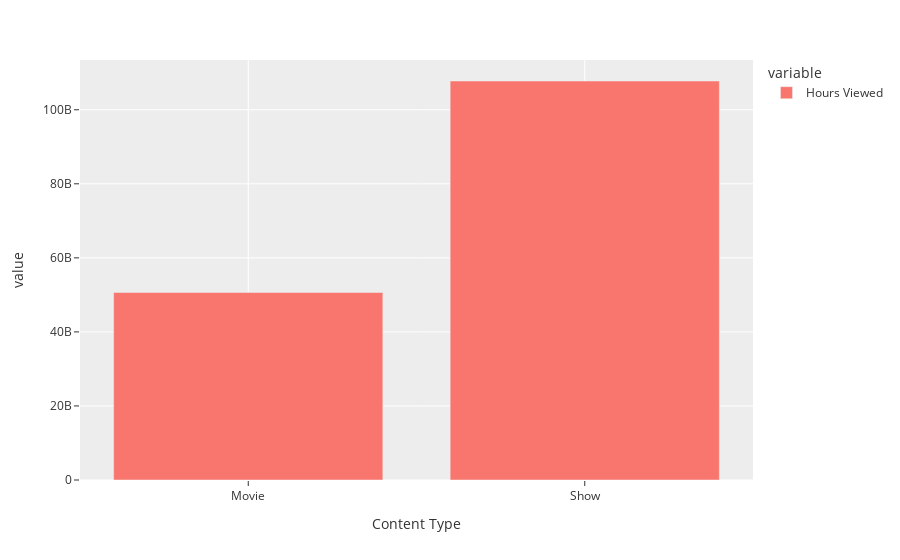
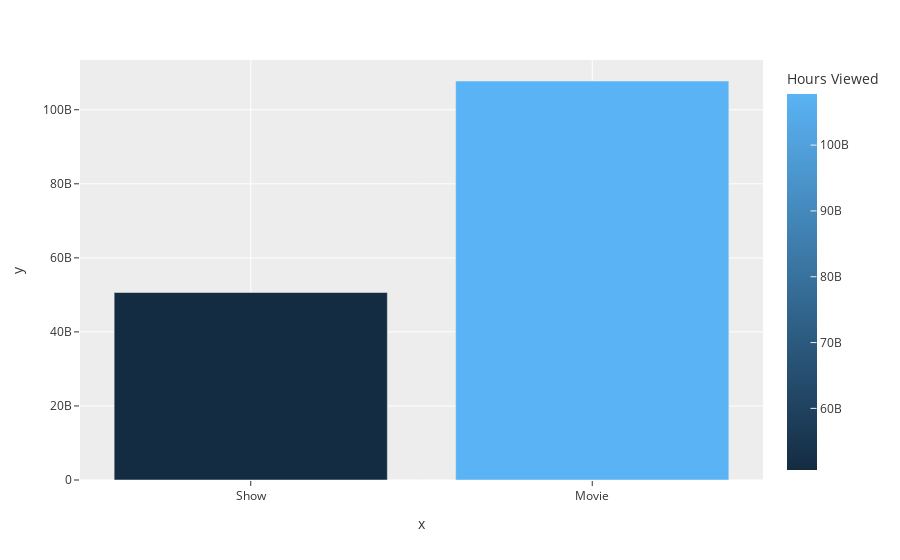

These figures' notebook cell, in order:
### Code cell
# Doing a simple bar graph with px

fig2 = px.bar(hourbytype, x=["Show", "Movie"], y = hourbytype.values, color='Hours Viewed' )
fig1 = px.bar(hbt)
fig1.show()
fig2.show()

### Figure 1 — Plotly figure (JSON) as saved in the notebook; plotly's stock layout.template omitted (floating-point values rounded to 4 significant figures)
{"data": [{"alignmentgroup": "True", "hovertemplate": "variable=Hours Viewed<br>Content Type=%{x}<br>value=%{y}<extra></extra>", "legendgroup": "Hours Viewed", "marker": {"color": "#F8766D", "pattern": {"shape": ""}}, "name": "Hours Viewed", "offsetgroup": "Hours Viewed", "orientation": "v", "showlegend": true, "textposition": "auto", "type": "bar", "x": ["Movie", "Show"], "xaxis": "x", "y": [50637800000, 107764100000], "yaxis": "y"}], "layout": {"autosize": true, "barmode": "relative", "legend": {"title": {"text": "variable"}, "tracegroupgap": 0}, "margin": {"t": 60}, "xaxis": {"anchor": "y", "autorange": true, "domain": [0, 1], "range": [-0.5, 1.5], "title": {"text": "Content Type"}, "type": "category"}, "yaxis": {"anchor": "x", "autorange": true, "domain": [0, 1], "range": [0, 113400000000.0], "title": {"text": "value"}, "type": "linear"}}}

### Figure 2 — Plotly figure (JSON) as saved in the notebook; plotly's stock layout.template omitted (floating-point values rounded to 4 significant figures)
{"data": [{"alignmentgroup": "True", "hovertemplate": "x=%{x}<br>y=%{y}<br>Hours Viewed=%{marker.color}<extra></extra>", "legendgroup": "", "marker": {"color": [50637800000, 107764100000], "coloraxis": "coloraxis", "pattern": {"shape": ""}}, "name": "", "offsetgroup": "", "orientation": "v", "showlegend": false, "textposition": "auto", "type": "bar", "x": ["Show", "Movie"], "xaxis": "x", "y": [50637800000, 107764100000], "yaxis": "y"}], "layout": {"autosize": true, "barmode": "relative", "coloraxis": {"colorbar": {"title": {"text": "Hours Viewed"}}, "colorscale": [[0, "rgb(20,44,66)"], [1, "rgb(90,179,244)"]]}, "legend": {"tracegroupgap": 0}, "margin": {"t": 60}, "xaxis": {"anchor": "y", "autorange": true, "domain": [0, 1], "range": [-0.5, 1.5], "title": {"text": "x"}, "type": "category"}, "yaxis": {"anchor": "x", "autorange": true, "domain": [0, 1], "range": [0, 113400000000.0], "title": {"text": "y"}, "type": "linear"}}}
